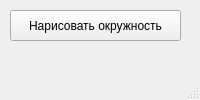
<?xml version="1.0" encoding="UTF-8"?>
<ui version="4.0">
 <class>MainWindow</class>
 <widget class="QMainWindow" name="MainWindow">
  <property name="windowTitle">
   <string>MainWindow</string>
  </property>
  <widget class="QWidget" name="centralwidget">
   <widget class="QPushButton" name="pushButton">
    <property name="geometry">
     <rect>
      <x>10</x>
      <y>10</y>
      <width>171</width>
      <height>31</height>
     </rect>
    </property>
    <property name="text">
     <string>Нарисовать окружность</string>
    </property>
   </widget>
  </widget>
  <widget class="QMenuBar" name="menubar">
   <property name="geometry">
    <rect>
     <x>0</x>
     <y>0</y>
     <width>600</width>
     <height>21</height>
    </rect>
   </property>
  </widget>
  <widget class="QStatusBar" name="statusbar"/>
 </widget>
 <resources/>
 <connections/>
</ui>
